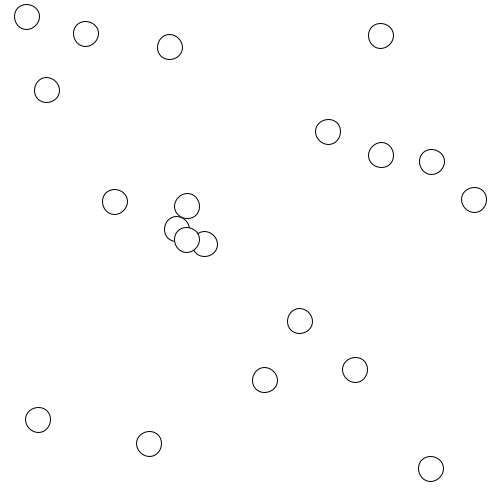
Frame 1 (no input)
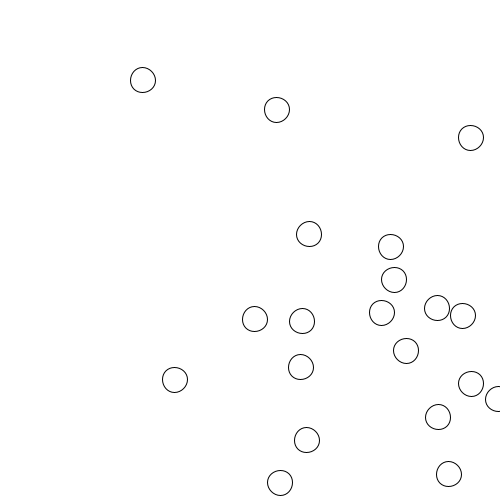
Frame 60 (the mouse pressed at the canvas centre just before this capture)
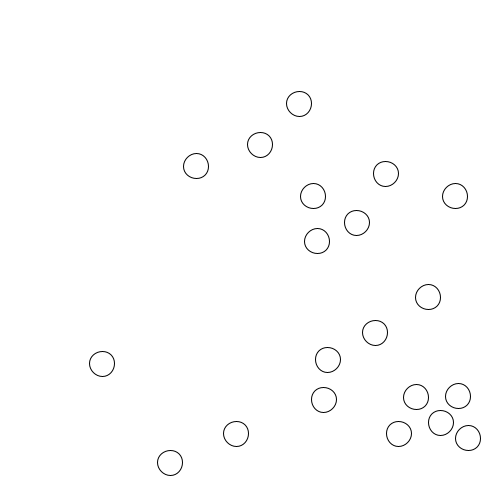
Frame 120 (the mouse held since frame 60 and released just before this capture)

The Processing sketch that drew these frames (run headless with seeded random() and noise(); from frame 60 on, the mouse is pressed at the canvas centre):

// Processing sketch: processing_27150
// ── processing_27150.pde

myBall[] ball= new myBall[20];
 
void setup() {
  size(500, 500);
  smooth();
  for (int i = 0; i < ball.length; i++) {
    ball[i] = new myBall();
  }
}
 
void draw() {
  background(255);
  for (int i = 0; i < ball.length; i++) {
    ball[i].move();
    ball[i].display();
  }
}
 
class myBall {
  // attributes
  
  float xpos;
  float ypos;
  float xspeed;
  float yspeed;
  float mysize;
 
  // constructor
  myBall () {
    xpos = random(500);
    ypos = random(500);
    xspeed = random(1,5);
    yspeed = random(1,5);
    mysize = (25);
  }
 
  // methods (behavior)
  void move() {
    if (xpos > 500 || xpos-(mysize/2) < 0) {
      xspeed = xspeed * (-1);
    }
    if (ypos+(mysize/2) > 500 || ypos-(mysize/2) < 0) {
      yspeed = yspeed * (-1);
    }
    xpos = xpos + xspeed;
    ypos = ypos + yspeed;
  }
 
  void display() {
    ellipse(xpos, ypos, mysize, mysize);
  }

}
